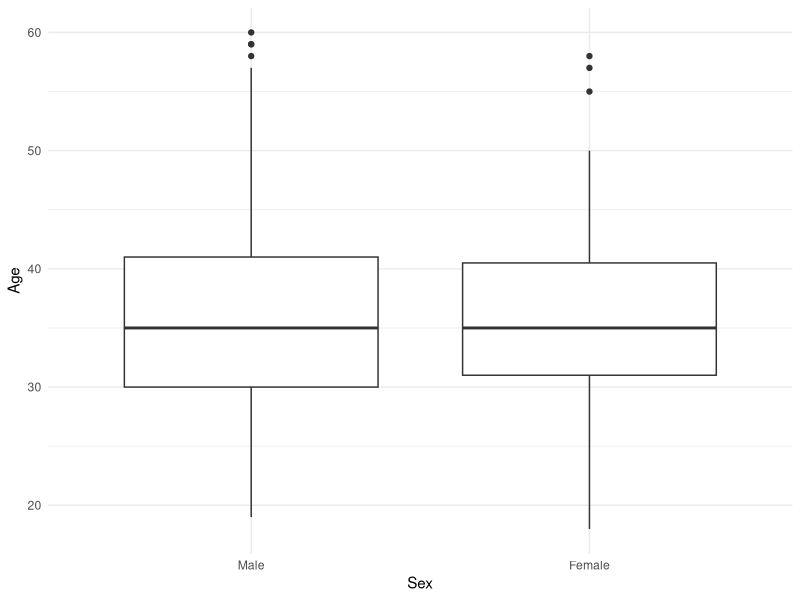
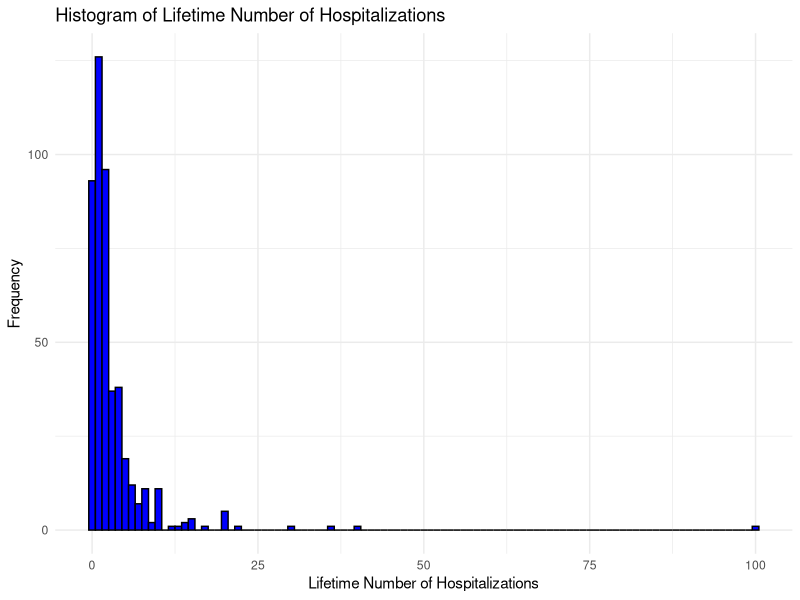
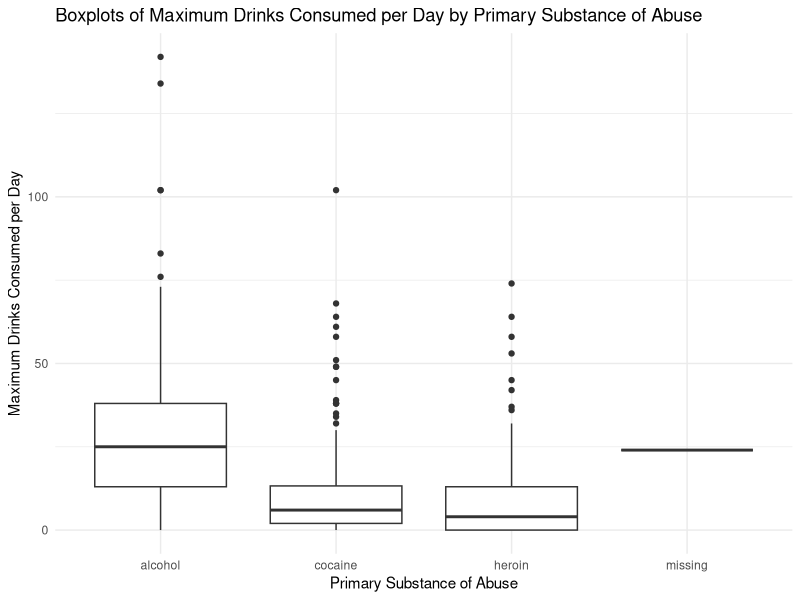

These charts were generated, in order, by the following R code:
# Load the necessary libraries
library(readr)
library(ggplot2)
library(psych)


# Load the dataset
help_miss <- read_csv("HELPmiss.csv")

# Calculate total count of observations
varTotalN <- nrow(help_miss)

# Calculate the percentage of the total count
varTotalNPercent <- 100

# Calculate female count and percentage
varFemaleN <- sum(help_miss$female == 1, na.rm = TRUE)
varFemaleNPercent <- (varFemaleN / varTotalN) * 100

# Calculate male count and percentage
varMaleN <- sum(help_miss$female == 0, na.rm = TRUE)
varMaleNPercent <- (varMaleN / varTotalN) * 100

# Calculate and assign variables for the total section
varTotalAgeMean <- mean(help_miss$age, na.rm = TRUE)
varTotalAgeMedian <- median(help_miss$age, na.rm = TRUE)

# Calculate and assign variables for the Race group
varTotalBlackN <- sum(help_miss$racegrp == "black", na.rm = TRUE)
varTotalHispanicN <- sum(help_miss$racegrp == "hispanic", na.rm = TRUE)
varTotalOtherN <- sum(help_miss$racegrp == "other", na.rm = TRUE)
varTotalWhiteN <- sum(help_miss$racegrp == "white", na.rm = TRUE)

varTotalBlackNPercent <- (varTotalBlackN / nrow(help_miss)) * 100
varTotalHispanicNPercent <- (varTotalHispanicN / nrow(help_miss)) * 100
varTotalOtherNPercent <- (varTotalOtherN / nrow(help_miss)) * 100
varTotalWhiteNPercent <- (varTotalWhiteN / nrow(help_miss)) * 100

# Calculate and assign variables for the Homeless section
varTotalHomelessN <- sum(help_miss$homeless == "homeless", na.rm = TRUE)
varTotalHomelessNPercent <- (varTotalHomelessN / nrow(help_miss)) * 100

# Calculate and assign variables for the Number of hospitalizations section
varTotalHospitalizationsMean <- mean(help_miss$d1, na.rm = TRUE)
varTotalHospitalizationsMedian <- median(help_miss$d1, na.rm = TRUE)

# Calculate and assign variables for the Number of times entered a detox programme section
varTotalDetoxTimesMean <- mean(help_miss$e2b, na.rm = TRUE)
varTotalDetoxTimesMedian <- median(help_miss$e2b, na.rm = TRUE)

# Calculate and assign variables for the Average number of drinks consumed per day section
varTotalDrinksPerDayMean <- mean(help_miss$i1, na.rm = TRUE)
varTotalDrinksPerDayMedian <- median(help_miss$i1, na.rm = TRUE)

# Calculate and assign variables for the Alcohol section
varTotalAlcoholN <- sum(help_miss$substance == "alcohol", na.rm = TRUE)
varTotalAlcoholNPercent <- (varTotalAlcoholN / nrow(help_miss)) * 100

# Calculate and assign variables for the Cocaine section
varTotalCocaineN <- sum(help_miss$substance == "cocaine", na.rm = TRUE)
varTotalCocaineNPercent <- (varTotalCocaineN / nrow(help_miss)) * 100

# Calculate and assign variables for the Heroin section
varTotalHeroinN <- sum(help_miss$substance == "heroin", na.rm = TRUE)
varTotalHeroinNPercent <- (varTotalHeroinN / nrow(help_miss)) * 100

# Calculate and assign variables for the Any substance abuse post-detox section
varTotalSubstanceAbuse <- sum(help_miss$anysub == "yes", na.rm = TRUE)
varTotalSubstanceAbusePercent <- (varTotalSubstanceAbuse / nrow(help_miss)) * 100

# Calculate and assign variables for the Time to first substance abuse post-detox section
varTotalTimeToSubstanceAbuseMean <- mean(help_miss$daysanysub, na.rm = TRUE)
varTotalTimeToSubstanceAbuseMedian <- median(help_miss$daysanysub, na.rm = TRUE)

# Print the calculated variables for the total section
cat("Total section:\n")
cat("Age, years - Mean:", varTotalAgeMean, " Median:", varTotalAgeMedian, "\n")
cat("Race group - Black N:", varTotalBlackN, " (", varTotalBlackNPercent, "%), Hispanic N:", varTotalHispanicN, " (", varTotalHispanicNPercent, "%), Other N:", varTotalOtherN, " (", varTotalOtherNPercent, "%), White N:", varTotalWhiteN, " (", varTotalWhiteNPercent, "%)\n")
cat("Homeless - Homeless N:", varTotalHomelessN, " (", varTotalHomelessNPercent, "%)\n")
cat("Number of hospitalizations for medical problems in their lifetime - Mean:", varTotalHospitalizationsMean, " Median:", varTotalHospitalizationsMedian, "\n")
cat("Number of times entered a detox programme in the past 6 months - Mean:", varTotalDetoxTimesMean, " Median:", varTotalDetoxTimesMedian, "\n")
cat("Average number of drinks consumed per day in the past 30 days - Mean:", varTotalDrinksPerDayMean, " Median:", varTotalDrinksPerDayMedian, "\n")
cat("Alcohol N:", varTotalAlcoholN, " (", varTotalAlcoholNPercent, "%)\n")
cat("Cocaine N:", varTotalCocaineN, " (", varTotalCocaineNPercent, "%)\n")
cat("Heroin N:", varTotalHeroinN, " (", varTotalHeroinNPercent, "%)\n")
cat("Any substance abuse post-detox - N:", varTotalSubstanceAbuse, " (", varTotalSubstanceAbusePercent, "%)\n")
cat("Time to first substance abuse post-detox, days - Mean:", varTotalTimeToSubstanceAbuseMean, " Median:", varTotalTimeToSubstanceAbuseMedian, "\n")

# Calculate and assign variables for the female section
varFemaleAgeMean <- mean(help_miss$age[help_miss$female == 1], na.rm = TRUE)
varFemaleAgeMedian <- median(help_miss$age[help_miss$female == 1], na.rm = TRUE)

# Calculate and assign variables for the Race group - Female
varTotalBlackN_female <- sum(help_miss$racegrp[help_miss$female == 1] == "black", na.rm = TRUE)
varTotalHispanicN_female <- sum(help_miss$racegrp[help_miss$female == 1] == "hispanic", na.rm = TRUE)
varTotalOtherN_female <- sum(help_miss$racegrp[help_miss$female == 1] == "other", na.rm = TRUE)
varTotalWhiteN_female <- sum(help_miss$racegrp[help_miss$female == 1] == "white", na.rm = TRUE)

varTotalBlackNPercent_female <- (varTotalBlackN_female / sum(help_miss$female == 1, na.rm = TRUE)) * 100
varTotalHispanicNPercent_female <- (varTotalHispanicN_female / sum(help_miss$female == 1, na.rm = TRUE)) * 100
varTotalOtherNPercent_female <- (varTotalOtherN_female / sum(help_miss$female == 1, na.rm = TRUE)) * 100
varTotalWhiteNPercent_female <- (varTotalWhiteN_female / sum(help_miss$female == 1, na.rm = TRUE)) * 100

# Calculate and assign variables for the Homeless - Female
varTotalHomelessN_female <- sum(help_miss$homeless[help_miss$female == 1] == "homeless", na.rm = TRUE)
varTotalHomelessNPercent_female <- (varTotalHomelessN_female / sum(help_miss$female == 1, na.rm = TRUE)) * 100

# Calculate and assign variables for the Number of hospitalizations - Female
varTotalHospitalizationsMean_female <- mean(help_miss$d1[help_miss$female == 1], na.rm = TRUE)
varTotalHospitalizationsMedian_female <- median(help_miss$d1[help_miss$female == 1], na.rm = TRUE)

# Calculate and assign variables for the Number of times entered a detox programme - Female
varTotalDetoxTimesMean_female <- mean(help_miss$e2b[help_miss$female == 1], na.rm = TRUE)
varTotalDetoxTimesMedian_female <- median(help_miss$e2b[help_miss$female == 1], na.rm = TRUE)

# Calculate and assign variables for the Average number of drinks consumed per day - Female
varTotalDrinksPerDayMean_female <- mean(help_miss$i1[help_miss$female == 1], na.rm = TRUE)
varTotalDrinksPerDayMedian_female <- median(help_miss$i1[help_miss$female == 1], na.rm = TRUE)

# Calculate and assign variables for the Alcohol - Female
varTotalAlcoholN_female <- sum(help_miss$substance[help_miss$female == 1] == "alcohol", na.rm = TRUE)
varTotalAlcoholNPercent_female <- (varTotalAlcoholN_female / sum(help_miss$female == 1, na.rm = TRUE)) * 100

# Calculate and assign variables for the Cocaine - Female
varTotalCocaineN_female <- sum(help_miss$substance[help_miss$female == 1] == "cocaine", na.rm = TRUE)
varTotalCocaineNPercent_female <- (varTotalCocaineN_female / sum(help_miss$female == 1, na.rm = TRUE)) * 100

# Calculate and assign variables for the Heroin - Female
varTotalHeroinN_female <- sum(help_miss$substance[help_miss$female == 1] == "heroin", na.rm = TRUE)
varTotalHeroinNPercent_female <- (varTotalHeroinN_female / sum(help_miss$female == 1, na.rm = TRUE)) * 100

# Calculate and assign variables for the Any substance abuse post-detox - Female
varTotalSubstanceAbuse_female <- sum(help_miss$anysub[help_miss$female == 1] == "yes", na.rm = TRUE)
varTotalSubstanceAbusePercent_female <- (varTotalSubstanceAbuse_female / sum(help_miss$female == 1, na.rm = TRUE)) * 100

# Calculate and assign variables for the Time to first substance abuse post-detox - Female
varTotalTimeToSubstanceAbuseMean_female <- mean(help_miss$daysanysub[help_miss$female == 1], na.rm = TRUE)
varTotalTimeToSubstanceAbuseMedian_female <- median(help_miss$daysanysub[help_miss$female == 1], na.rm = TRUE)

# Print the calculated variables for the female section
cat("\nFemale section:\n")
cat("Age, years - Mean:", varFemaleAgeMean, " Median:", varFemaleAgeMedian, "\n")
cat("Race group - Black N:", varTotalBlackN_female, " (", varTotalBlackNPercent_female, "%), Hispanic N:", varTotalHispanicN_female, " (", varTotalHispanicNPercent_female, "%), Other N:", varTotalOtherN_female, " (", varTotalOtherNPercent_female, "%), White N:", varTotalWhiteN_female, " (", varTotalWhiteNPercent_female, "%)\n")
cat("Homeless - Homeless N:", varTotalHomelessN_female, " (", varTotalHomelessNPercent_female, "%)\n")
cat("Number of hospitalizations for medical problems in their lifetime - Mean:", varTotalHospitalizationsMean_female, " Median:", varTotalHospitalizationsMedian_female, "\n")
cat("Number of times entered a detox programme in the past 6 months - Mean:", varTotalDetoxTimesMean_female, " Median:", varTotalDetoxTimesMedian_female, "\n")
cat("Average number of drinks consumed per day in the past 30 days - Mean:", varTotalDrinksPerDayMean_female, " Median:", varTotalDrinksPerDayMedian_female, "\n")
cat("Alcohol N:", varTotalAlcoholN_female, " (", varTotalAlcoholNPercent_female, "%)\n")
cat("Cocaine N:", varTotalCocaineN_female, " (", varTotalCocaineNPercent_female, "%)\n")
cat("Heroin N:", varTotalHeroinN_female, " (", varTotalHeroinNPercent_female, "%)\n")
cat("Any substance abuse post-detox - N:", varTotalSubstanceAbuse_female, " (", varTotalSubstanceAbusePercent_female, "%)\n")
cat("Time to first substance abuse post-detox, days - Mean:", varTotalTimeToSubstanceAbuseMean_female, " Median:", varTotalTimeToSubstanceAbuseMedian_female, "\n")

# Calculate and assign variables for the male section
varMaleAgeMean <- mean(help_miss$age[help_miss$female == 0], na.rm = TRUE)
varMaleAgeMedian <- median(help_miss$age[help_miss$female == 0], na.rm = TRUE)

# Calculate and assign variables for the Race group - Male
varTotalBlackN_male <- sum(help_miss$racegrp[help_miss$female == 0] == "black", na.rm = TRUE)
varTotalHispanicN_male <- sum(help_miss$racegrp[help_miss$female == 0] == "hispanic", na.rm = TRUE)
varTotalOtherN_male <- sum(help_miss$racegrp[help_miss$female == 0] == "other", na.rm = TRUE)
varTotalWhiteN_male <- sum(help_miss$racegrp[help_miss$female == 0] == "white", na.rm = TRUE)

varTotalBlackNPercent_male <- (varTotalBlackN_male / sum(help_miss$female == 0, na.rm = TRUE)) * 100
varTotalHispanicNPercent_male <- (varTotalHispanicN_male / sum(help_miss$female == 0, na.rm = TRUE)) * 100
varTotalOtherNPercent_male <- (varTotalOtherN_male / sum(help_miss$female == 0, na.rm = TRUE)) * 100
varTotalWhiteNPercent_male <- (varTotalWhiteN_male / sum(help_miss$female == 0, na.rm = TRUE)) * 100

# Calculate and assign variables for the Homeless - Male
varTotalHomelessN_male <- sum(help_miss$homeless[help_miss$female == 0] == "homeless", na.rm = TRUE)
varTotalHomelessNPercent_male <- (varTotalHomelessN_male / sum(help_miss$female == 0, na.rm = TRUE)) * 100

# Calculate and assign variables for the Number of hospitalizations - Male
varTotalHospitalizationsMean_male <- mean(help_miss$d1[help_miss$female == 0], na.rm = TRUE)
varTotalHospitalizationsMedian_male <- median(help_miss$d1[help_miss$female == 0], na.rm = TRUE)

# Calculate and assign variables for the Number of times entered a detox programme - Male
varTotalDetoxTimesMean_male <- mean(help_miss$e2b[help_miss$female == 0], na.rm = TRUE)
varTotalDetoxTimesMedian_male <- median(help_miss$e2b[help_miss$female == 0], na.rm = TRUE)

# Calculate and assign variables for the Average number of drinks consumed per day - Male
varTotalDrinksPerDayMean_male <- mean(help_miss$i1[help_miss$female == 0], na.rm = TRUE)
varTotalDrinksPerDayMedian_male <- median(help_miss$i1[help_miss$female == 0], na.rm = TRUE)

# Calculate and assign variables for the Alcohol - Male
varTotalAlcoholN_male <- sum(help_miss$substance[help_miss$female == 0] == "alcohol", na.rm = TRUE)
varTotalAlcoholNPercent_male <- (varTotalAlcoholN_male / sum(help_miss$female == 0, na.rm = TRUE)) * 100

# Calculate and assign variables for the Cocaine - Male
varTotalCocaineN_male <- sum(help_miss$substance[help_miss$female == 0] == "cocaine", na.rm = TRUE)
varTotalCocaineNPercent_male <- (varTotalCocaineN_male / sum(help_miss$female == 0, na.rm = TRUE)) * 100

# Calculate and assign variables for the Heroin - Male
varTotalHeroinN_male <- sum(help_miss$substance[help_miss$female == 0] == "heroin", na.rm = TRUE)
varTotalHeroinNPercent_male <- (varTotalHeroinN_male / sum(help_miss$female == 0, na.rm = TRUE)) * 100

# Calculate and assign variables for the Any substance abuse post-detox - Male
varTotalSubstanceAbuse_male <- sum(help_miss$anysub[help_miss$female == 0] == "yes", na.rm = TRUE)
varTotalSubstanceAbusePercent_male <- (varTotalSubstanceAbuse_male / sum(help_miss$female == 0, na.rm = TRUE)) * 100

# Calculate and assign variables for the Time to first substance abuse post-detox - Male
varTotalTimeToSubstanceAbuseMean_male <- mean(help_miss$daysanysub[help_miss$female == 0], na.rm = TRUE)
varTotalTimeToSubstanceAbuseMedian_male <- median(help_miss$daysanysub[help_miss$female == 0], na.rm = TRUE)

# Print the calculated variables for the male section
cat("\nMale section:\n")
cat("Age, years - Mean:", varMaleAgeMean, " Median:", varMaleAgeMedian, "\n")
cat("Race group - Black N:", varTotalBlackN_male, " (", varTotalBlackNPercent_male, "%), Hispanic N:", varTotalHispanicN_male, " (", varTotalHispanicNPercent_male, "%), Other N:", varTotalOtherN_male, " (", varTotalOtherNPercent_male, "%), White N:", varTotalWhiteN_male, " (", varTotalWhiteNPercent_male, "%)\n")
cat("Homeless - Homeless N:", varTotalHomelessN_male, " (", varTotalHomelessNPercent_male, "%)\n")
cat("Number of hospitalizations for medical problems in their lifetime - Mean:", varTotalHospitalizationsMean_male, " Median:", varTotalHospitalizationsMedian_male, "\n")
cat("Number of times entered a detox programme in the past 6 months - Mean:", varTotalDetoxTimesMean_male, " Median:", varTotalDetoxTimesMedian_male, "\n")
cat("Average number of drinks consumed per day in the past 30 days - Mean:", varTotalDrinksPerDayMean_male, " Median:", varTotalDrinksPerDayMedian_male, "\n")
cat("Alcohol N:", varTotalAlcoholN_male, " (", varTotalAlcoholNPercent_male, "%)\n")
cat("Cocaine N:", varTotalCocaineN_male, " (", varTotalCocaineNPercent_male, "%)\n")
cat("Heroin N:", varTotalHeroinN_male, " (", varTotalHeroinNPercent_male, "%)\n")
cat("Any substance abuse post-detox - N:", varTotalSubstanceAbuse_male, " (", varTotalSubstanceAbusePercent_male, "%)\n")
cat("Time to first substance abuse post-detox, days - Mean:", varTotalTimeToSubstanceAbuseMean_male, " Median:", varTotalTimeToSubstanceAbuseMedian_male, "\n")

# Create the table as a data frame
table_df <- data.frame(
  Cohort_Characteristics = c(
    "n value", "\"Age, years\"", "Race group", "Homeless",
    "Number of hospitalisations for medical problems in their lifetime",
    "Number of times entered a detox programme in the past 6 months",
    "Average number of drinks consumed per day in the past 30 days",
    "Alcohol", "Cocaine", "Heroin", "Any substance abuse post-detox",
    "\"Time to first substance abuse post-detox, days\""
  ),
  `Total mean (SD)` = c(
    NA, varTotalAgeMean, NA, NA,
    varTotalHospitalizationsMean, varTotalDetoxTimesMean, varTotalDrinksPerDayMean,
    NA, NA, NA, NA,
    varTotalTimeToSubstanceAbuseMean
  ),
  `Total median (IQR)` = c(
    NA, varTotalAgeMedian, NA, NA,
    varTotalHospitalizationsMedian, varTotalDetoxTimesMedian, varTotalDrinksPerDayMedian,
    NA, NA, NA, NA,
    varTotalTimeToSubstanceAbuseMedian
  ),
  `Total n` = c(
    varTotalN, NA, NA, varTotalHomelessN,
    NA, NA, NA,
    varTotalAlcoholN, varTotalCocaineN, varTotalHeroinN, varTotalSubstanceAbuse,
    NA
  ),
  `Total n (%)` = c(
    varTotalNPercent, NA, NA, varTotalHomelessNPercent,
    NA, NA, NA,
    varTotalAlcoholNPercent, varTotalCocaineNPercent, varTotalHeroinNPercent, varTotalSubstanceAbusePercent,
    NA
  ),
  `Female mean (SD)` = c(
    NA, varFemaleAgeMean, NA, NA,
    varTotalHospitalizationsMean_female, varTotalDetoxTimesMean_female, varTotalDrinksPerDayMean_female,
    NA, NA, NA, NA,
    varTotalTimeToSubstanceAbuseMean_female
  ),
  `Female median (IQR)` = c(
    NA, varFemaleAgeMedian, NA, NA,
    varTotalHospitalizationsMedian_female, varTotalDetoxTimesMedian_female, varTotalDrinksPerDayMedian_female,
    NA, NA, NA, NA,
    varTotalTimeToSubstanceAbuseMedian_female
  ),
  `Female n` = c(
    varFemaleN, NA, NA, varTotalHomelessN_female,
    NA, NA, NA,
    varTotalAlcoholN_female, varTotalCocaineN_female, varTotalHeroinN_female, varTotalSubstanceAbuse_female,
    NA
  ),
  `Female n (%)` = c(
    varFemaleNPercent, NA, NA, varTotalHomelessNPercent_female,
    NA, NA, NA,
    varTotalAlcoholNPercent_female, varTotalCocaineNPercent_female, varTotalHeroinNPercent_female, varTotalSubstanceAbusePercent_female,
    NA
  ),
  `Male mean (SD)` = c(
    NA, varMaleAgeMean, NA, NA,
    varTotalHospitalizationsMean_male, varTotalDetoxTimesMean_male, varTotalDrinksPerDayMean_male,
    NA, NA, NA, NA,
    varTotalTimeToSubstanceAbuseMean_male
  ),
  `Male median (IQR)` = c(
    NA, varMaleAgeMedian, NA, NA,
    varTotalHospitalizationsMedian_male, varTotalDetoxTimesMedian_male, varTotalDrinksPerDayMedian_male,
    NA, NA, NA, NA,
    varTotalTimeToSubstanceAbuseMedian_male
  ),
  `Male n` = c(
    varMaleN, NA, NA, varTotalHomelessN_male,
    NA, NA, NA,
    varTotalAlcoholN_male, varTotalCocaineN_male, varTotalHeroinN_male, varTotalSubstanceAbuse_male,
    NA
  ),
  `Male n (%)` = c(
    varMaleNPercent, NA, NA, varTotalHomelessNPercent_male,
    NA, NA, NA,
    varTotalAlcoholNPercent_male, varTotalCocaineNPercent_male, varTotalHeroinNPercent_male, varTotalSubstanceAbusePercent_male,
    NA
  )
)

# Write the data frame to a CSV file
write.csv(table_df, "output_table.csv", row.names = FALSE)

# Create the table as a data frame
table_df_substance <- data.frame(
  Cohort_Characteristics = c(
    "n value", "\"Age, years\"", "Alcohol", "Cocaine", "Heroin"
  ),
  `Total mean (SD)` = c(
    NA, mean(help_miss$age), NA, NA, NA
  ),
  `Total median (IQR)` = c(
    NA, median(help_miss$age), NA, NA, NA
  ),
  `Total n` = c(
    varTotalN, NA, sum(help_miss$substance == "alcohol"), sum(help_miss$substance == "cocaine"), sum(help_miss$substance == "heroin")
  ),
  `Total n (%)` = c(
    varTotalNPercent, NA, (sum(help_miss$substance == "alcohol") / nrow(help_miss)) * 100, (sum(help_miss$substance == "cocaine") / nrow(help_miss)) * 100, (sum(help_miss$substance == "heroin") / nrow(help_miss)) * 100
  ),
  `Female mean (SD)` = c(
    NA, mean(help_miss$age[help_miss$sex == "female"]), NA, NA, NA
  ),
  `Female median (IQR)` = c(
    NA, median(help_miss$age[help_miss$sex == "female"]), NA, NA, NA
  ),
  `Female n` = c(
    varFemaleN, NA, sum(help_miss$substance == "alcohol" & help_miss$sex == "female"), sum(help_miss$substance == "cocaine" & help_miss$sex == "female"), sum(help_miss$substance == "heroin" & help_miss$sex == "female")
  ),
  `Female n (%)` = c(
    varFemaleNPercent, NA, (sum(help_miss$substance == "alcohol" & help_miss$sex == "female") / sum(help_miss$sex == "female")) * 100, (sum(help_miss$substance == "cocaine" & help_miss$sex == "female") / sum(help_miss$sex == "female")) * 100, (sum(help_miss$substance == "heroin" & help_miss$sex == "female") / sum(help_miss$sex == "female")) * 100
  ),
  `Male mean (SD)` = c(
    NA, mean(help_miss$age[help_miss$sex == "male"]), NA, NA, NA
  ),
  `Male median (IQR)` = c(
    NA, median(help_miss$age[help_miss$sex == "male"]), NA, NA, NA
  ),
  `Male n` = c(
    varMaleN, NA, sum(help_miss$substance == "alcohol" & help_miss$sex == "male"), sum(help_miss$substance == "cocaine" & help_miss$sex == "male"), sum(help_miss$substance == "heroin" & help_miss$sex == "male")
  ),
  `Male n (%)` = c(
    varMaleNPercent, NA, (sum(help_miss$substance == "alcohol" & help_miss$sex == "male") / sum(help_miss$sex == "male")) * 100, (sum(help_miss$substance == "cocaine" & help_miss$sex == "male") / sum(help_miss$sex == "male")) * 100, (sum(help_miss$substance == "heroin" & help_miss$sex == "male") / sum(help_miss$sex == "male")) * 100
  )
)

# Write the data frame to a CSV file
write.csv(table_df_substance, "substance_abuse_post_detox_table.csv", row.names = FALSE)
print(table_df_substance)

# Create data frames for male and female individuals
female_data <- subset(help_miss, female == 1)
male_data <- subset(help_miss, female == 0)

# Create box plots for age by sex
p <- ggplot(help_miss, aes(x = factor(female, labels = c("Male", "Female")), y = age)) +
  geom_boxplot() +
  labs(x = "Sex", y = "Age") +
  theme_minimal()

# Print the plot
print(p)

# Perform a t-test to compare mean ages by sex
t_test_result <- t.test(age ~ female, data = help_miss)

# Print the t-test result
print("t_test_result")
print(t_test_result)


# Filter out NA values for the variable of interest
hospitalizations_data <- na.omit(help_miss$d1)

# Create a histogram
histogram_plot <- ggplot(data = NULL, aes(x = hospitalizations_data)) +
  geom_histogram(binwidth = 1, fill = "blue", color = "black") +
  labs(x = "Lifetime Number of Hospitalizations", y = "Frequency") +
  ggtitle("Histogram of Lifetime Number of Hospitalizations") +
  theme_minimal()

# Print the histogram
print(histogram_plot)
# Get a detailed description of the distribution
detailed_summary <- describe(hospitalizations_data)
print('detailed_summary')
print(detailed_summary)

# Create a boxplot using ggplot2
boxplot_plot <- ggplot(data = help_miss, aes(x = substance, y = i1)) +
  geom_boxplot() +
  labs(
    x = "Primary Substance of Abuse",
    y = "Maximum Drinks Consumed per Day"
  ) +
  ggtitle("Boxplots of Maximum Drinks Consumed per Day by Primary Substance of Abuse") +
  theme_minimal()

# Print the plot
print(boxplot_plot)

# Create a detailed summary of the boxplot using base R
boxplot_summary <- boxplot.stats(help_miss$i1, coef = 0.1)

# Print the summary
print('boxplot_summary')
print(boxplot_summary)

# Find the row with the outlier value of 142 in the 'i1' variable
outlier_row <- which(help_miss$i1 == 142)

# Extract the primary substance of abuse for this individual
substance_of_abuse <- help_miss$substance[outlier_row]

# Print the result
cat("Primary Substance of Abuse for the person who drank the highest number of drinks:",
    substance_of_abuse, "\n")
